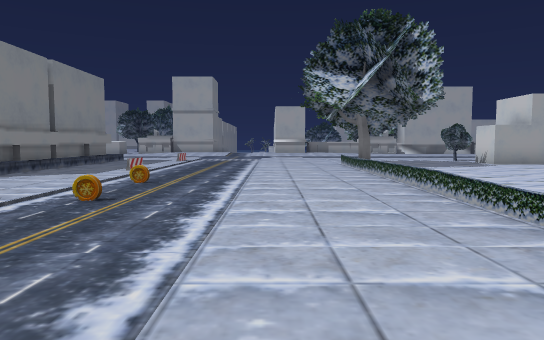
[1] (above)

24 first-person views from a walk through a 3-D level made in the Unity game engine. The camera is 1.4 m above the floor, tilts 4° down and sees 70° across. The floor is counted in squares, 2 m on a side. Each view is taken from the middle of a square. On the plan, view 1 faces up. The plan holds only what a view shows up to about 11 squares ahead; the rest is blank. The place goes on beyond the plan. The player is left out. Some surface patterns are stand-ins.

[2]
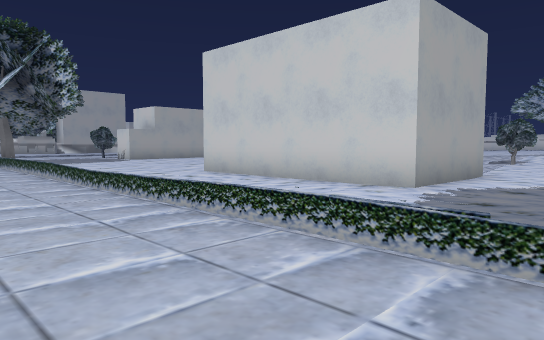

[3]
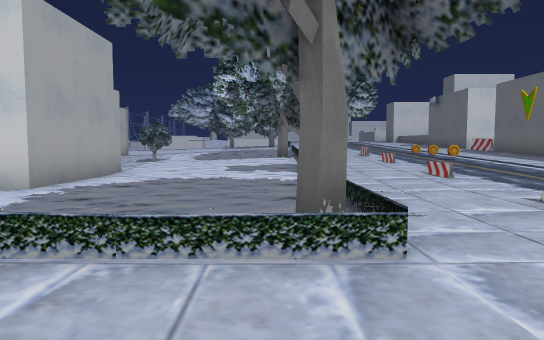

[4]
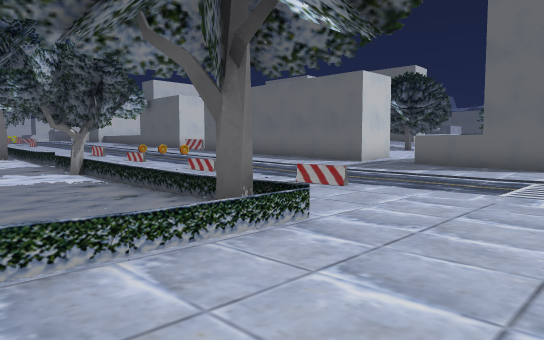

[5]
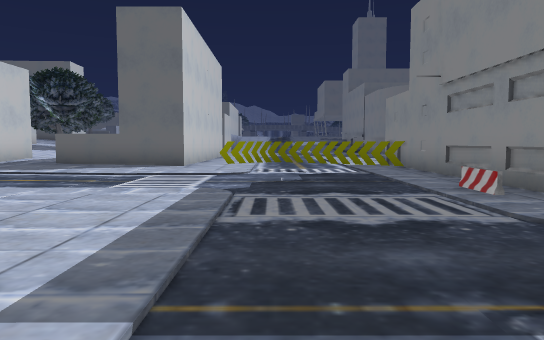

[6]
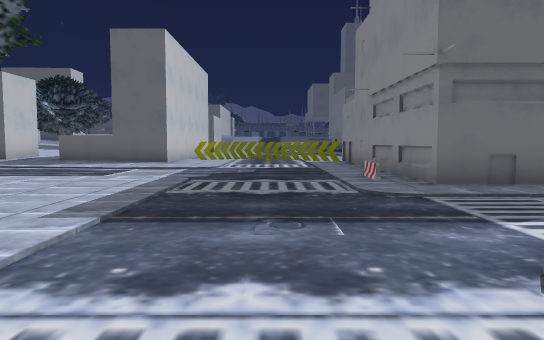

[7]
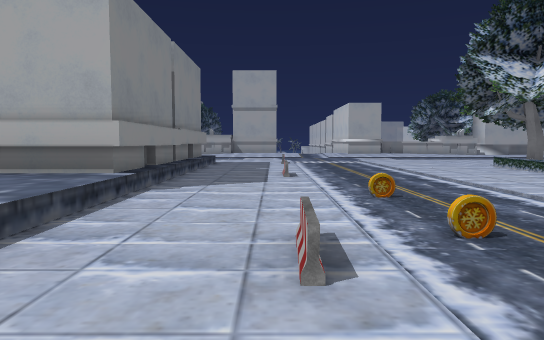

[8]
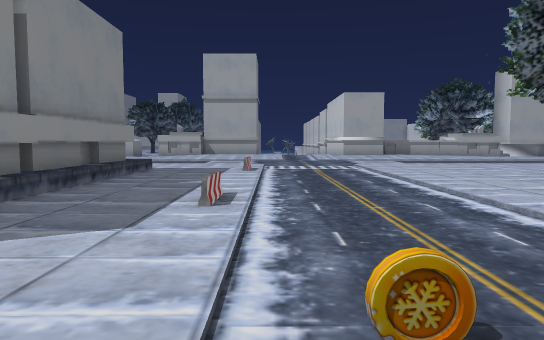

[9]
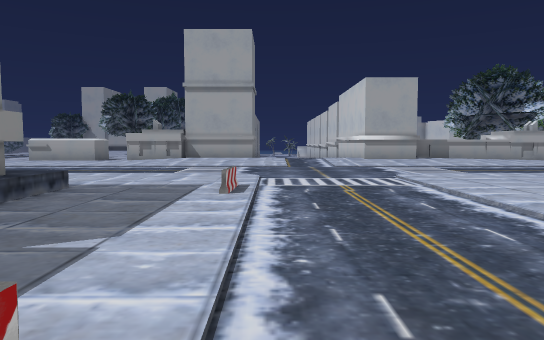

[10]
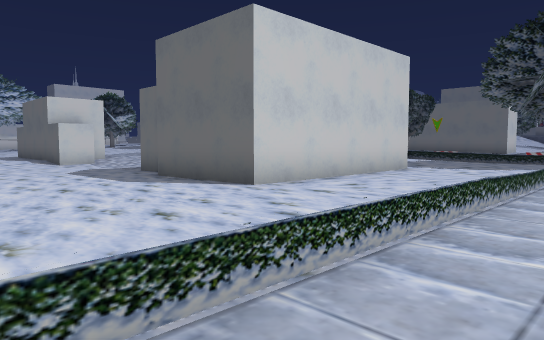

[11]
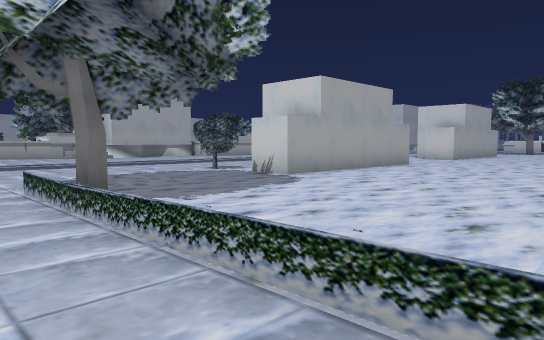

[12]
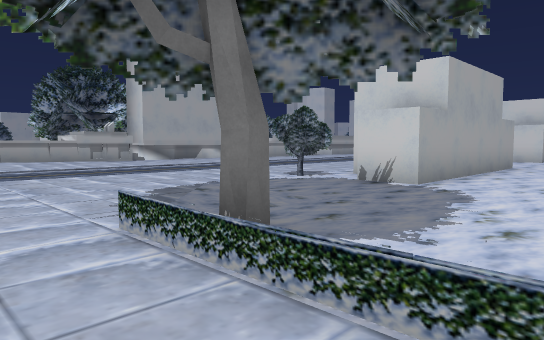

[13]
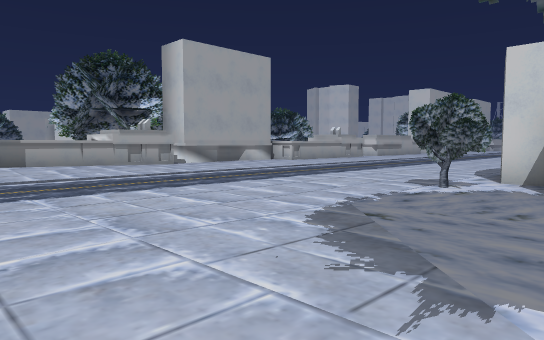

[14]
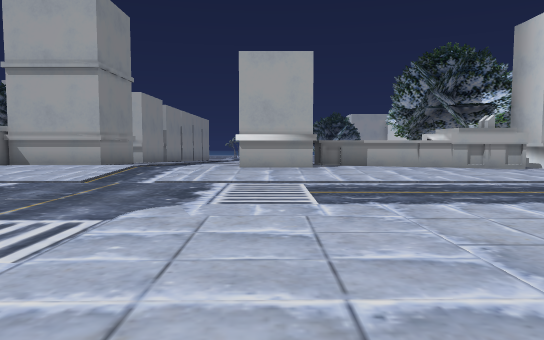

[15]
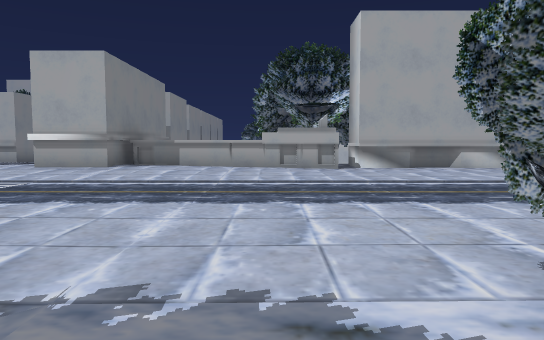

[16]
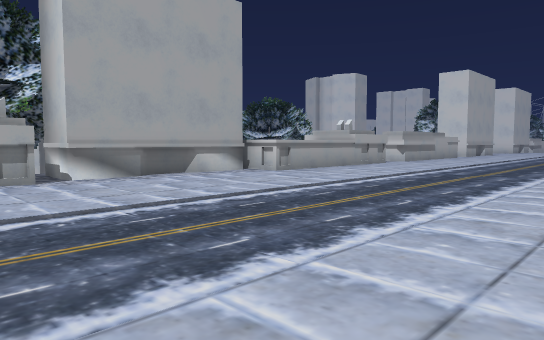

[17]
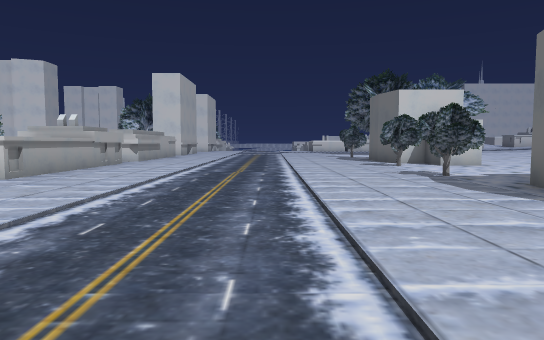

[18]
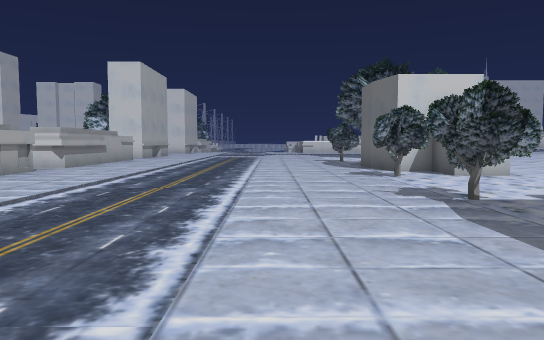

[19]
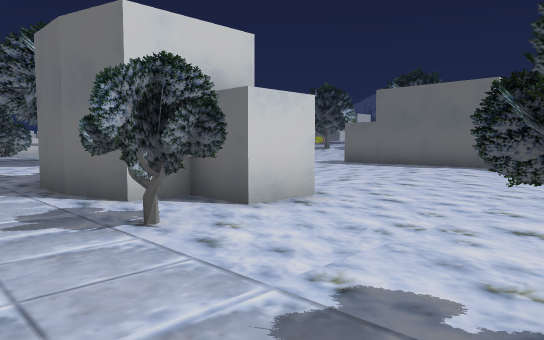

[20]
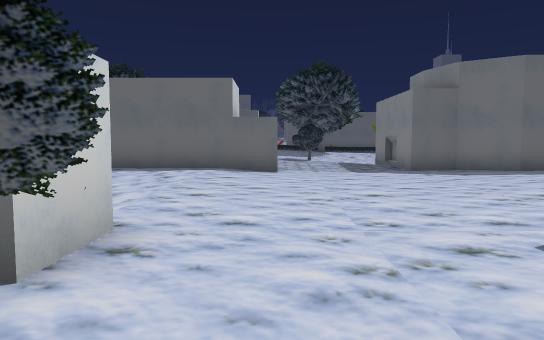

[21]
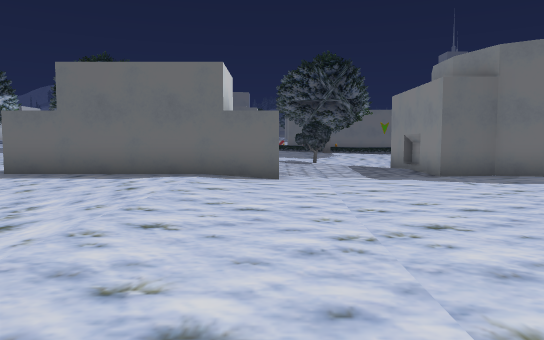

[22]
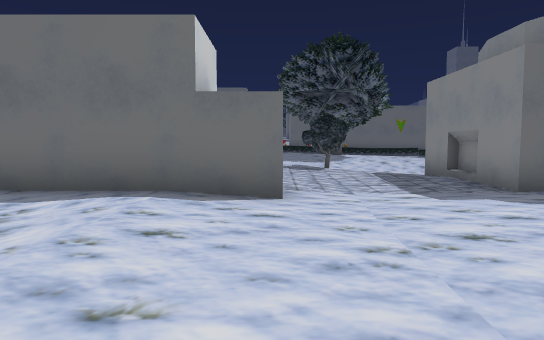

[23]
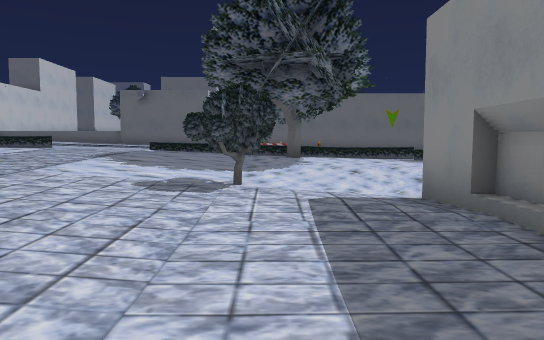

[24]
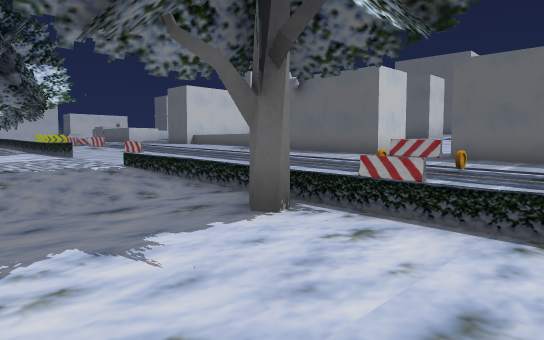

### Floor plan
Key: @ floor where view 1 was taken; # wall or solid block; x gap in a wall; . main floor; : floor 0.25 m higher than the main floor; - floor 0.25 m lower than the main floor; + floor 0.5 m higher than the main floor; * floor 0.75 m higher than the main floor; % floor 1 m higher than the main floor; / step, stairs or slope; = window, fence, low wall or low ledge; ^ raised ledge; O other object.
Columns run from 6 left of view 1 to 20 right of it. Each row starts with its distance up from view 1.
 26              ###
 25 ###     #^^^##.#####  #
 24 ::::::###::........######.#
 23  :::./::::.................
 22  ..../.....................
 21 ...........................
 20 ...........................
 19 ...........................
 18 ...........................
 17 ...........................
 16 ..=..........##....##......
 15 #.=..........###  ###..####
 14 #.............##  ##....##
 13 #.......#.....######....#
 12 #........#................
 11 #.=.....#..................
 10 #.=.....#..................
  9 #.......=..................
  8 #.......=..................
  7 /...O...=........-----.....
  6 /.......=.......-------....
  5 /.=.O...=...#####-----#####
  4 /.=.....x ..#   ##----.
  3  .......= ..#    #----/
  2   . ....x ..#    ##--./:
  1      ...=...#     #-.#:::
  0     . @.=...####//--##:++
 -1    .....=........//////+++
 -2   ......#........::::/++***
 -3   ......#.......::::: +****
 -4  ........#.....:::::+x+****
 -5 .........###=###x=#####***=
 -6 ##............::::       *%
 -7  #=.......=..=/:::++=+****%
 -8  #=............:::::++++***
 -9  #.............::::++++****
-10  ##............::::+OO+**
-11  ####.#......   :+ ++****
-12  #..##.....::      +***
-13  # .....####:#     ###=

Where each view was taken, in squares from view 1:
view 1: 0 up, 0 right, facing up
view 2: 3 down, 0 right, facing up-right
view 3: 4 down, 0 right, facing right
view 4: 2 down, 0 right, facing down-right
view 5: 2 down, 1 left, facing down
view 6: 0 up, 2 left, facing down
view 7: 2 up, 4 left, facing up
view 8: 6 up, 3 left, facing up
view 9: 10 up, 3 left, facing up
view 10: 10 up, 1 right, facing down-right
view 11: 7 up, 1 right, facing up-right
view 12: 10 up, 1 right, facing up-right
view 13: 13 up, 1 right, facing up-right
view 14: 14 up, 1 right, facing up
view 15: 14 up, 6 right, facing up
view 16: 17 up, 6 right, facing up-right
view 17: 19 up, 6 right, facing right
view 18: 18 up, 9 right, facing right
view 19: 17 up, 14 right, facing down-right
view 20: 16 up, 16 right, facing down
view 21: 14 up, 16 right, facing down
view 22: 11 up, 16 right, facing down
view 23: 6 up, 14 right, facing down
view 24: 2 down, 11 right, facing down-right
